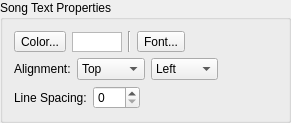
    <widget class="QGroupBox" name="groupBoxTextProperties">
     <property name="title">
      <string>Song Text Properties</string>
     </property>
     <layout class="QVBoxLayout" name="verticalLayout_4">
      <item>
       <layout class="QHBoxLayout" name="horizontalLayout_4">
        <item>
         <widget class="QToolButton" name="toolButtonColor">
          <property name="text">
           <string>Color...</string>
          </property>
         </widget>
        </item>
        <item>
         <widget class="QGraphicsView" name="graphicViewTextColor">
          <property name="sizePolicy">
           <sizepolicy hsizetype="Minimum" vsizetype="Fixed">
            <horstretch>0</horstretch>
            <verstretch>0</verstretch>
           </sizepolicy>
          </property>
          <property name="minimumSize">
           <size>
            <width>50</width>
            <height>20</height>
           </size>
          </property>
          <property name="maximumSize">
           <size>
            <width>50</width>
            <height>19</height>
           </size>
          </property>
         </widget>
        </item>
        <item>
         <widget class="Line" name="line">
          <property name="orientation">
           <enum>Qt::Vertical</enum>
          </property>
         </widget>
        </item>
        <item>
         <widget class="QToolButton" name="toolButtonFont">
          <property name="text">
           <string>Font...</string>
          </property>
         </widget>
        </item>
        <item>
         <widget class="QLabel" name="labelFont">
          <property name="sizePolicy">
           <sizepolicy hsizetype="Minimum" vsizetype="Preferred">
            <horstretch>0</horstretch>
            <verstretch>0</verstretch>
           </sizepolicy>
          </property>
          <property name="wordWrap">
           <bool>true</bool>
          </property>
         </widget>
        </item>
       </layout>
      </item>
      <item>
       <layout class="QHBoxLayout" name="horizontalLayout_12">
        <item>
         <widget class="QLabel" name="labelVertical">
          <property name="text">
           <string>Alignment:</string>
          </property>
         </widget>
        </item>
        <item>
         <widget class="QComboBox" name="comboBoxVerticalAling">
          <item>
           <property name="text">
            <string>Top</string>
           </property>
          </item>
          <item>
           <property name="text">
            <string>Middle</string>
           </property>
          </item>
          <item>
           <property name="text">
            <string>Bottom</string>
           </property>
          </item>
         </widget>
        </item>
        <item>
         <widget class="QComboBox" name="comboBoxHorizontalAling">
          <item>
           <property name="text">
            <string>Left</string>
           </property>
          </item>
          <item>
           <property name="text">
            <string>Center</string>
           </property>
          </item>
          <item>
           <property name="text">
            <string>Right</string>
           </property>
          </item>
         </widget>
        </item>
        <item>
         <spacer name="horizontalSpacer_9">
          <property name="orientation">
           <enum>Qt::Horizontal</enum>
          </property>
          <property name="sizeHint" stdset="0">
           <size>
            <width>59</width>
            <height>20</height>
           </size>
          </property>
         </spacer>
        </item>
       </layout>
      </item>
      <item>
       <layout class="QHBoxLayout" name="horizontalLayoutSongSpacing">
        <item>
         <widget class="QLabel" name="labelSongLineSpacing">
          <property name="text">
           <string>Line Spacing:</string>
          </property>
         </widget>
        </item>
        <item>
         <widget class="QSpinBox" name="spinBoxSongLineSpacing">
          <property name="minimum">
           <number>0</number>
          </property>
          <property name="maximum">
           <number>100</number>
          </property>
         </widget>
        </item>
        <item>
         <spacer name="horizontalSpacerSongSpacing">
          <property name="orientation">
           <enum>Qt::Horizontal</enum>
          </property>
          <property name="sizeHint" stdset="0">
           <size>
            <width>59</width>
            <height>20</height>
           </size>
          </property>
         </spacer>
        </item>
       </layout>
      </item>
     </layout>
    </widget>
